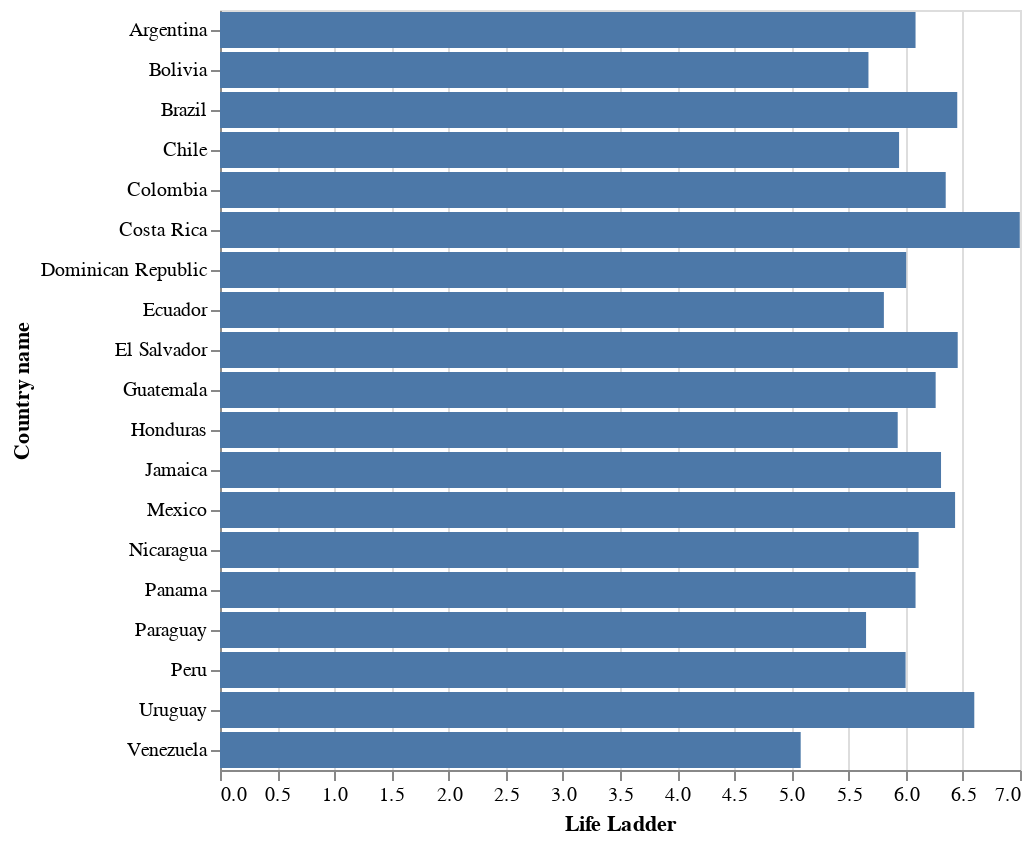

The notebook cell saved with this chart:
### Markdown cell above
¿ Qué pasa si queremos un gráfico de barras?

### Code cell
alt.Chart(happy_lac).mark_bar().encode(
    alt.X("Life Ladder"),
    alt.Y("Country name")
)

### Figure 1 — Vega-Lite specification as saved in the notebook (floating-point values rounded to 4 significant figures)
{"config": {"view": {"continuousWidth": 400, "continuousHeight": 300}}, "data": {"name": "data-99841e8e8c373cdb0c4616197489a89a"}, "mark": "bar", "encoding": {"x": {"type": "quantitative", "field": "Life Ladder"}, "y": {"type": "nominal", "field": "Country name"}}, "$schema": "https://vega.github.io/schema/vega-lite/v4.8.1.json", "datasets": {"data-99841e8e8c373cdb0c4616197489a89a": [{"Country name": "Argentina", "year": 2019, "Life Ladder": 6.086, "Log GDP per capita": 10.0, "Social support": 0.896, "Healthy life expectancy at birth": 69.0, "Freedom to make life choices": 0.817, "Generosity": -0.211, "Perceptions of corruption": 0.83, "Positive affect": 0.826, "Negative affect": 0.319, "Regional indicator": "Latin America and Caribbean", "_merge": "both"}, {"Country name": "Bolivia", "year": 2019, "Life Ladder": 5.674, "Log GDP per capita": 9.074, "Social support": 0.784, "Healthy life expectancy at birth": 63.9, "Freedom to make life choices": 0.881, "Generosity": -0.086, "Perceptions of corruption": 0.857, "Positive affect": 0.751, "Negative affect": 0.419, "Regional indicator": "Latin America and Caribbean", "_merge": "both"}, {"Country name": "Brazil", "year": 2019, "Life Ladder": 6.451, "Log GDP per capita": 9.592, "Social support": 0.899, "Healthy life expectancy at birth": 66.6, "Freedom to make life choices": 0.83, "Generosity": -0.062, "Perceptions of corruption": 0.762, "Positive affect": 0.761, "Negative affect": 0.337, "Regional indicator": "Latin America and Caribbean", "_merge": "both"}, {"Country name": "Chile", "year": 2019, "Life Ladder": 5.942, "Log GDP per capita": 10.1, "Social support": 0.869, "Healthy life expectancy at birth": 70.0, "Freedom to make life choices": 0.659, "Generosity": -0.103, "Perceptions of corruption": 0.86, "Positive affect": 0.809, "Negative affect": 0.337, "Regional indicator": "Latin America and Caribbean", "_merge": "both"}, {"Country name": "Colombia", "year": 2019, "Life Ladder": 6.35, "Log GDP per capita": 9.598, "Social support": 0.873, "Healthy life expectancy at birth": 68.0, "Freedom to make life choices": 0.822, "Generosity": -0.172, "Perceptions of corruption": 0.854, "Positive affect": 0.822, "Negative affect": 0.322, "Regional indicator": "Latin America and Caribbean", "_merge": "both"}, {"Country name": "Costa Rica", "year": 2019, "Life Ladder": 6.998, "Log GDP per capita": 9.885, "Social support": 0.906, "Healthy life expectancy at birth": 71.5, "Freedom to make life choices": 0.927, "Generosity": -0.146, "Perceptions of corruption": 0.836, "Positive affect": 0.848, "Negative affect": 0.303, "Regional indicator": "Latin America and Caribbean", "_merge": "both"}, {"Country name": "Dominican Republic", "year": 2019, "Life Ladder": 6.004, "Log GDP per capita": 9.821, "Social support": 0.884, "Healthy life expectancy at birth": 66.1, "Freedom to make life choices": 0.877, "Generosity": -0.123, "Perceptions of corruption": 0.746, "Positive affect": 0.784, "Negative affect": 0.264, "Regional indicator": "Latin America and Caribbean", "_merge": "both"}, {"Country name": "Ecuador", "year": 2019, "Life Ladder": 5.809, "Log GDP per capita": 9.339, "Social support": 0.808, "Healthy life expectancy at birth": 68.8, "Freedom to make life choices": 0.83, "Generosity": -0.115, "Perceptions of corruption": 0.839, "Positive affect": 0.811, "Negative affect": 0.374, "Regional indicator": "Latin America and Caribbean", "_merge": "both"}, {"Country name": "El Salvador", "year": 2019, "Life Ladder": 6.455, "Log GDP per capita": 9.08, "Social support": 0.764, "Healthy life expectancy at birth": 66.4, "Freedom to make life choices": 0.877, "Generosity": -0.109, "Perceptions of corruption": 0.682, "Positive affect": 0.871, "Negative affect": 0.271, "Regional indicator": "Latin America and Caribbean", "_merge": "both"}, {"Country name": "Guatemala", "year": 2019, "Life Ladder": 6.262, "Log GDP per capita": 9.064, "Social support": 0.774, "Healthy life expectancy at birth": 65.1, "Freedom to make life choices": 0.901, "Generosity": -0.062, "Perceptions of corruption": 0.773, "Positive affect": 0.859, "Negative affect": 0.311, "Regional indicator": "Latin America and Caribbean", "_merge": "both"}, {"Country name": "Honduras", "year": 2019, "Life Ladder": 5.93, "Log GDP per capita": 8.653, "Social support": 0.797, "Healthy life expectancy at birth": 67.4, "Freedom to make life choices": 0.846, "Generosity": 0.063, "Perceptions of corruption": 0.815, "Positive affect": 0.85, "Negative affect": 0.279, "Regional indicator": "Latin America and Caribbean", "_merge": "both"}, {"Country name": "Jamaica", "year": 2019, "Life Ladder": 6.309, "Log GDP per capita": 9.186, "Social support": 0.878, "Healthy life expectancy at birth": 67.5, "Freedom to make life choices": 0.891, "Generosity": -0.137, "Perceptions of corruption": 0.885, "Positive affect": 0.752, "Negative affect": 0.195, "Regional indicator": "Latin America and Caribbean", "_merge": "both"}, {"Country name": "Mexico", "year": 2019, "Life Ladder": 6.432, "Log GDP per capita": 9.891, "Social support": 0.852, "Healthy life expectancy at birth": 68.6, "Freedom to make life choices": 0.903, "Generosity": -0.141, "Perceptions of corruption": 0.809, "Positive affect": 0.864, "Negative affect": 0.252, "Regional indicator": "Latin America and Caribbean", "_merge": "both"}, {"Country name": "Nicaragua", "year": 2019, "Life Ladder": 6.113, "Log GDP per capita": 8.595, "Social support": 0.874, "Healthy life expectancy at birth": 67.8, "Freedom to make life choices": 0.883, "Generosity": 0.029, "Perceptions of corruption": 0.622, "Positive affect": 0.835, "Negative affect": 0.337, "Regional indicator": "Latin America and Caribbean", "_merge": "both"}, {"Country name": "Panama", "year": 2019, "Life Ladder": 6.086, "Log GDP per capita": 10.36, "Social support": 0.886, "Healthy life expectancy at birth": 69.7, "Freedom to make life choices": 0.883, "Generosity": -0.199, "Perceptions of corruption": 0.869, "Positive affect": 0.878, "Negative affect": 0.244, "Regional indicator": "Latin America and Caribbean", "_merge": "both"}, {"Country name": "Paraguay", "year": 2019, "Life Ladder": 5.653, "Log GDP per capita": 9.448, "Social support": 0.892, "Healthy life expectancy at birth": 65.9, "Freedom to make life choices": 0.876, "Generosity": 0.028, "Perceptions of corruption": 0.882, "Positive affect": 0.858, "Negative affect": 0.275, "Regional indicator": "Latin America and Caribbean", "_merge": "both"}, {"Country name": "Peru", "year": 2019, "Life Ladder": 5.999, "Log GDP per capita": 9.461, "Social support": 0.809, "Healthy life expectancy at birth": 68.4, "Freedom to make life choices": 0.815, "Generosity": -0.13, "Perceptions of corruption": 0.874, "Positive affect": 0.82, "Negative affect": 0.375, "Regional indicator": "Latin America and Caribbean", "_merge": "both"}, {"Country name": "Uruguay", "year": 2019, "Life Ladder": 6.6, "Log GDP per capita": 9.979, "Social support": 0.933, "Healthy life expectancy at birth": 69.1, "Freedom to make life choices": 0.903, "Generosity": -0.095, "Perceptions of corruption": 0.599, "Positive affect": 0.889, "Negative affect": 0.222, "Regional indicator": "Latin America and Caribbean", "_merge": "both"}, {"Country name": "Venezuela", "year": 2019, "Life Ladder": 5.081, "Log GDP per capita": null, "Social support": 0.888, "Healthy life expectancy at birth": 66.7, "Freedom to make life choices": 0.626, "Generosity": null, "Perceptions of corruption": 0.839, "Positive affect": 0.761, "Negative affect": 0.351, "Regional indicator": "Latin America and Caribbean", "_merge": "both"}]}}
